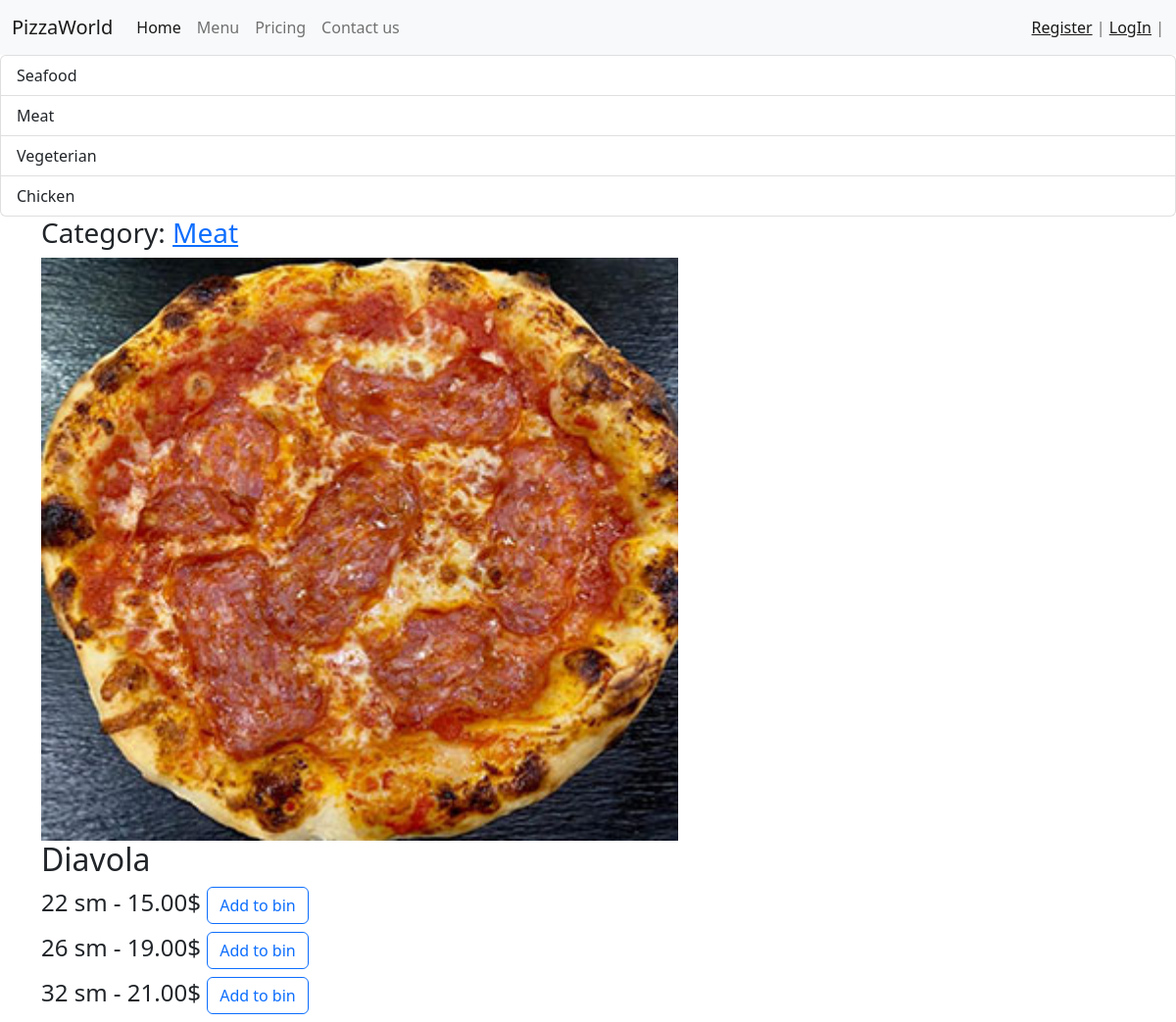
Page /pizza/diavola/ on the committed database.
### pizzaapp/models.py (models this page shows, shortened)
class Categories(models.Model):
    title = models.CharField(max_length=120, unique=True, verbose_name='Category name')
    slug = models.SlugField(max_length=120, verbose_name='URL', unique=True)
    def __str__(self):
        return self.title
    def get_absolute_url(self):
        return reverse('get_category', kwargs={'slug': self.slug})

class Pizza(models.Model):
    title = models.CharField(max_length=80, unique=True, verbose_name='Name')
    category = models.ForeignKey(Categories, on_delete=models.PROTECT, verbose_name='Category')
    price_22sm = models.DecimalField(default=0, max_digits=10, decimal_places=2, verbose_name='Price_22sm')
    price_26sm = models.DecimalField(default=0, max_digits=10, decimal_places=2, verbose_name='Price_26sm')
    price_32sm = models.DecimalField(default=0, max_digits=10, decimal_places=2, verbose_name='Price_32sm')
    photo = models.ImageField(upload_to='photos/%Y/%m/%d/', verbose_name='Photo', blank=True)
    slug = models.SlugField(max_length=120, verbose_name='URL', unique=True)

### pizzaapp/views.py (the view)
# urls.py: path('pizza/<str:slug>/', PizzaDetail.as_view(), name='get_pizza'),
class PizzaDetail(DetailView):
    model = Pizza
    template_name = 'pizzaapp/get_pizza.html'
    context_object_name = 'pizza'

### pizzaapp/templatetags/pizzaapp_tags.py (called while the page is built)
@register.inclusion_tag('pizzaapp/list_of_categories.html')
def get_categories():
    categories = Categories.objects.all()
    return {'categories': categories}

### pizzaapp/templates/pizzaapp/get_pizza.html (shortened to what this page needs)
{% extends 'base.html' %}
{% block content %}
<div class="container">
    <class class="mb-3">
        <div class="card-header">
            <h3>Category: <a href="{{ pizza.category.get_absolute_url }}">{{ pizza.category }}</a></h3>
            <div class="card-body">
                <img src="{{ pizza.photo.url }}" width="650" alt="">
                <h2>{{ pizza.title }}</h2>
                <h4>22 sm - {{ pizza.price_22sm }}$
                    <button type="button" class="btn btn-outline-primary">Add to bin</button>
                </h4>
                <h4>26 sm - {{ pizza.price_26sm }}$
                    <button type="button" class="btn btn-outline-primary">Add to bin</button>
                </h4>
                <h4>32 sm - {{ pizza.price_32sm }}$
                    <button type="button" class="btn btn-outline-primary">Add to bin</button>
                </h4>
            </div>
        </div>
    </class>
</div>
{% endblock %}

### pizzaapp/templates/pizzaapp/list_of_categories.html (shortened to what this page needs)
{% load pizzaapp_tags %}
<div class="list-group">
    {% for category in categories %}
    <a href="{{category.get_absolute_url}}" class="list-group-item list-group-item-action">{{category.title}}
        </a>
    {% endfor %}
</div>

### rows in the picture
Categories: title "Seafood"
Categories: title "Meat"
Categories: title "Vegeterian"
Categories: title "Chicken"
Pizza: category "Meat", photo (picture), title "Diavola", price_22sm "15.00", price_26sm "19.00", price_32sm "21.00"
